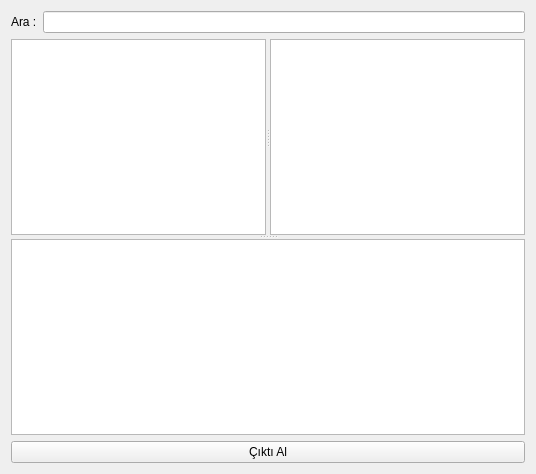
<ui version="4.0" >
 <class>RaporRolePerGorev</class>
 <widget class="QWidget" name="RaporRolePerGorev" >
  <property name="geometry" >
   <rect>
    <x>0</x>
    <y>0</y>
    <width>536</width>
    <height>474</height>
   </rect>
  </property>
  <property name="windowTitle" >
   <string>Rolelerdeki Personel Görevleri</string>
  </property>
  <layout class="QGridLayout" >
   <item row="0" column="0" >
    <widget class="QLabel" name="label" >
     <property name="text" >
      <string>Ara :</string>
     </property>
    </widget>
   </item>
   <item row="0" column="1" >
    <widget class="QLineEdit" name="arama_kutusu" />
   </item>
   <item row="1" column="0" colspan="2" >
    <widget class="QSplitter" name="splitter_2" >
     <property name="orientation" >
      <enum>Qt::Vertical</enum>
     </property>
     <widget class="QSplitter" name="splitter" >
      <property name="orientation" >
       <enum>Qt::Horizontal</enum>
      </property>
      <widget class="QTableView" name="tablo" >
       <property name="selectionMode" >
        <enum>QAbstractItemView::SingleSelection</enum>
       </property>
       <property name="selectionBehavior" >
        <enum>QAbstractItemView::SelectRows</enum>
       </property>
      </widget>
      <widget class="QTableView" name="tablo_mevcut_gorevler" >
       <property name="selectionMode" >
        <enum>QAbstractItemView::SingleSelection</enum>
       </property>
       <property name="selectionBehavior" >
        <enum>QAbstractItemView::SelectRows</enum>
       </property>
      </widget>
     </widget>
     <widget class="QTextEdit" name="textEdit" />
    </widget>
   </item>
   <item row="2" column="0" colspan="2" >
    <widget class="QPushButton" name="pBYazdir" >
     <property name="text" >
      <string>Çıktı Al</string>
     </property>
    </widget>
   </item>
  </layout>
 </widget>
 <resources/>
 <connections/>
</ui>
